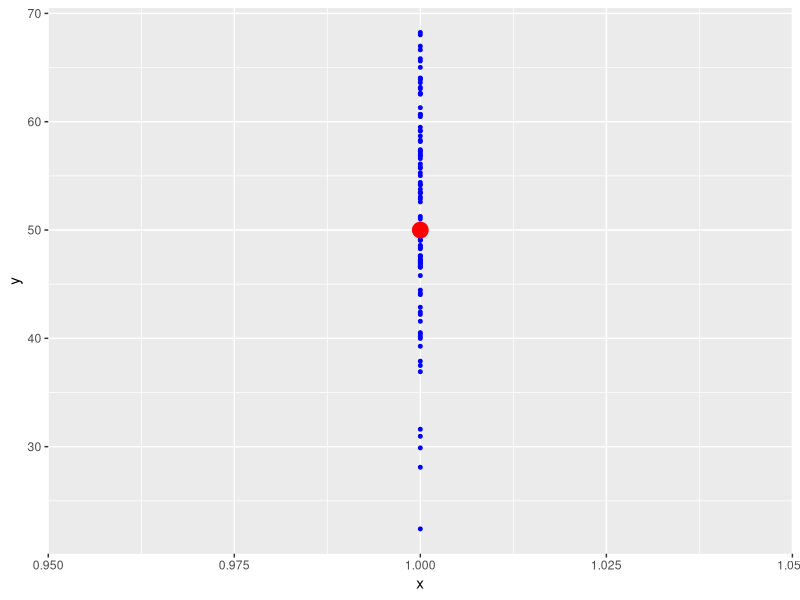
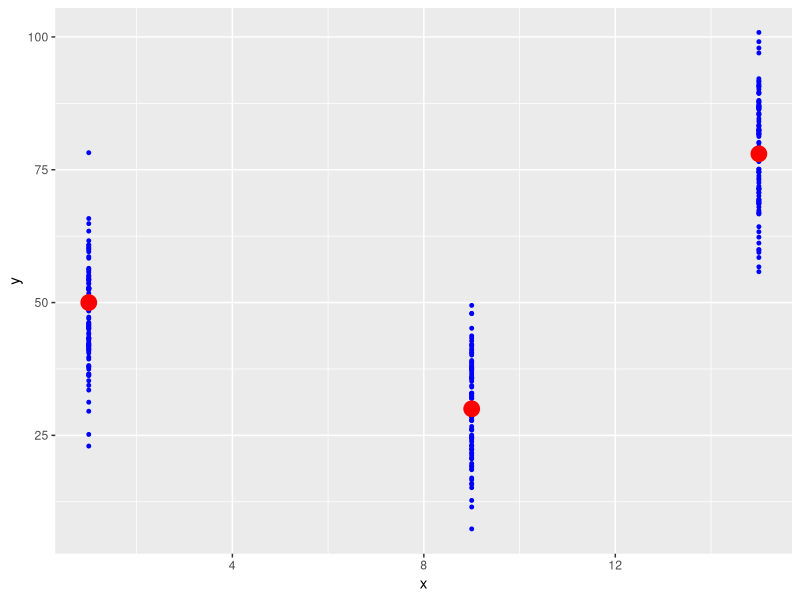

These charts were generated, in order, by the following R code: (Note: this script raises an error after producing the figures.)
#Sample of data (Population) between 1-10, where numbers is repeated,
#and the total is 100 numbers
sample(1:10, 100, replace=TRUE)

#Random Normal Population where Mean =50 and Standard Deviation is 10, 
#Then the numbers will be close to 50 and some where near betweeen 50+10 and 50-10.
rnorm(100,50,10)

#Draw a GGPlot to see how the data is spread out
x<-rep(1, 100)
y<-rnorm(100,50,10)
dat <- data.frame(x,y)

mean_x<-1
mean_y<-50
mean<-data.frame(mean_x, mean_y)
library(ggplot2)
ggplot() +
  geom_point(data=dat, aes(x = x,y = y), size=1, color= "blue") +
  geom_point(data=mean, aes(x = mean_x,y = mean_y), size=5, color= "red")

#Draw Multiple Data with different SD,

x<- c(rep(1,100), rep(9,100), rep(15,100))
y<- c(rnorm(100, 50, 10), rnorm(100, 30, 10), rnorm(100, 78, 10))
dat <- data.frame(x,y)
X<-c(1,9,15)
Y<-c(50,30,78)
mean<-data.frame(X, Y)
ggplot() +
  geom_point(data=dat, aes(x = x,y = y), size=1, color= "blue") +
  geom_point(data=mean, aes(x = X,y = Y), size=5, color= "red")

#Draw scattered data around a leniar line.
X<- rnorm(100,10,5)
Y<-3*X+14
line_x<-c(-10,30)#Minimum of means X -5 and Max 25
line_y<-c(-16,104)#Minimum of means Y 0 and Max 80
line<-data.frame(p1,p2)

means<-data.frame(X,Y)
line<-data.frame(line_p1, line_p2)

SD_X <- means$X
SD_Y<- sapply(means$Y, function(y) rnorm(1,y,10))
SD<-data.frame(SD_X,SD_Y)
ggplot() +
  geom_line(data=line, aes(x=line_x, y=line_y), color='blue')+
  geom_point(data=means, aes(x = X,y = Y), size=1, color= "red")+
  geom_point(data=SD, aes(x = SD_X,y = SD_Y), size=1)+
  scale_x_continuous(limits=c(-10,30))+
  scale_y_continuous(limits=c(-20,100))


